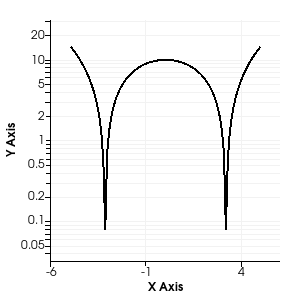

Python code for this plot:
#!/usr/bin/env python
# Demonstrate AdjustLowerBoundForLogPlot with a log-scale Y axis.

import math

import vtkmodules.vtkInteractionStyle  # noqa: F401
import vtkmodules.vtkRenderingContextOpenGL2  # noqa: F401
import vtkmodules.vtkRenderingOpenGL2  # noqa: F401

from vtkmodules.vtkChartsCore import vtkAxis, vtkChartXY
from vtkmodules.vtkCommonCore import vtkFloatArray
from vtkmodules.vtkCommonDataModel import vtkTable
from vtkmodules.vtkRenderingContext2D import vtkContextActor
from vtkmodules.vtkRenderingCore import (
    vtkRenderWindow,
    vtkRenderWindowInteractor,
    vtkRenderer,
)

# Create a table with some points in it.
table = vtkTable()

x_array = vtkFloatArray()
x_array.SetName("X")
table.AddColumn(x_array)

data_array = vtkFloatArray()
data_array.SetName("Data")
table.AddColumn(data_array)

num_rows = 100
table.SetNumberOfRows(num_rows)
for i in range(num_rows):
    x = 0.1 * ((-0.5 * (num_rows - 1)) + i)
    table.SetValue(i, 0, x)
    y = abs(x * x - 10.0)
    table.SetValue(i, 1, y)

# Set up a chart.
chart = vtkChartXY()
chart.AdjustLowerBoundForLogPlotOn()

plot = chart.AddPlot(vtkChartXY.LINE)
plot.SetInputData(table, 0, 1)

axis = chart.GetAxis(vtkAxis.LEFT)
axis.LogScaleOn()
chart.RecalculateBounds()

# Context actor and scene wiring.
context_actor = vtkContextActor()
context_actor.GetScene().AddItem(chart)

# Renderer
renderer = vtkRenderer()
renderer.SetBackground(1.0, 1.0, 1.0)
context_actor.GetScene().SetRenderer(renderer)
renderer.AddActor(context_actor)

# Window
render_window = vtkRenderWindow()
render_window.SetSize(300, 300)
render_window.SetMultiSamples(0)
render_window.AddRenderer(renderer)
render_window.SetWindowName("adjust lower bound for log plot")

# Interactor
interactor = vtkRenderWindowInteractor()
interactor.SetRenderWindow(render_window)

interactor.Initialize()
interactor.Start()
